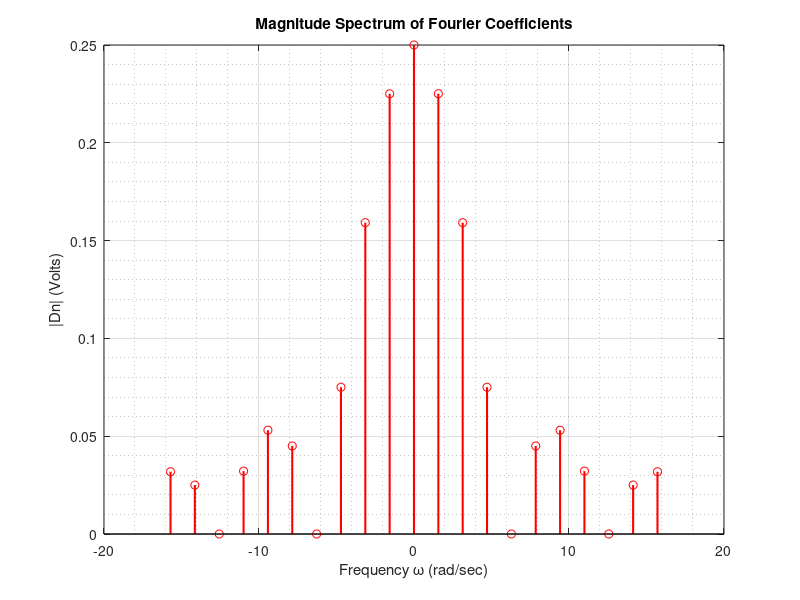
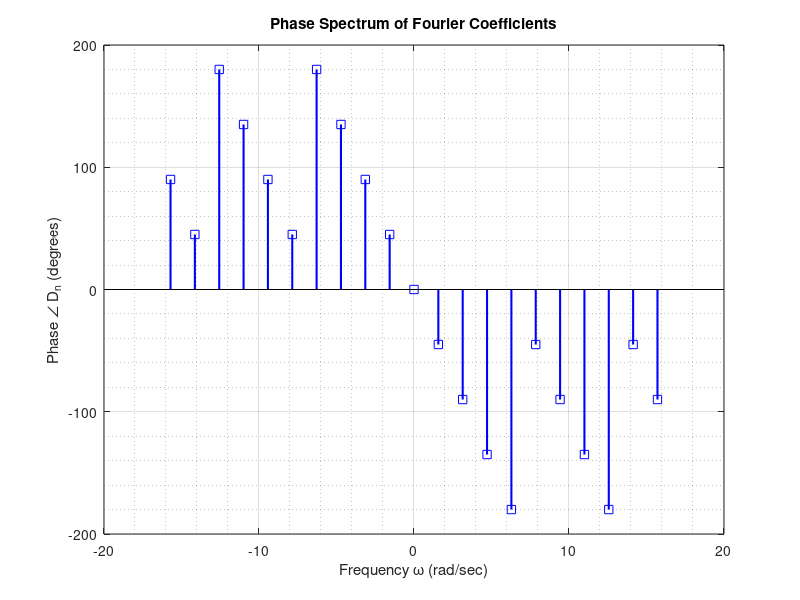

These charts were generated, in order, by the following MATLAB code:
clc; clear; close all;

% Define n range
n = -10:10;

% Fourier coefficients
Dn = (1/4) * exp(-1j * n * pi / 4) .* sinc(n/4);

% Magnitude and Phase
magnitude_Dn = abs(Dn);
phase_Dn = angle(Dn) * 180/pi;

% Frequency axis
T = 4;              
w0 = 2*pi / T;      
omega = n * w0;

% Plot Magnitude Spectrum
figure;
stem(omega, magnitude_Dn, 'r', 'LineWidth', 1.5, 'Marker', 'o');
xlabel('Frequency \omega (rad/sec)');
ylabel('|Dn| (Volts)');
title('Magnitude Spectrum of Fourier Coefficients');
grid on; grid minor;

% Plot Phase Spectrum
figure;
stem(omega, phase_Dn, 'b', 'LineWidth', 1.5, 'Marker', 's');
xlabel('Frequency \omega (rad/sec)');
ylabel('Phase \angle D_n (degrees)');
title('Phase Spectrum of Fourier Coefficients');
grid on; grid minor;

% Display Time Period
fprintf('Time period of the signal D(t) = %.2f sec\n', T);
